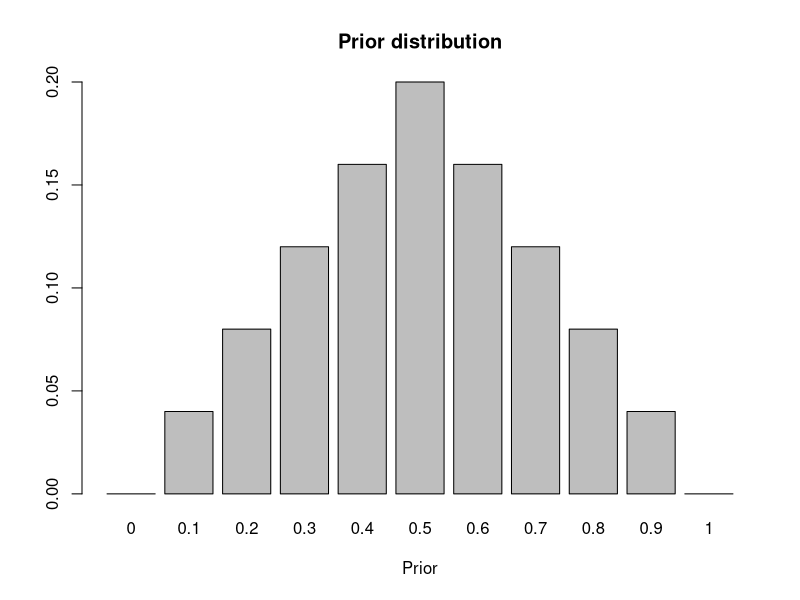

The R script that drew this image: (Note: this script raises an error after producing the figure.)
 # This exercise serves to re-enforce my understanding of the coin flip experiment
# the purpose of this is to eventually see whether the coin is biased
# or fair

# 1= head, 0 = tails

####################
# Creating the grid
###################
# create 11 thetha value from 0 to 1
# this just means we're considering 0.1(biased to tails), 0.2 ... 1.0(biased to heads)

theta = seq(0,1, length = 11)
print(theta)

# output: 0.0 0.1 0.2 0.3 0.4 0.5 0.6 0.7 0.8 0.9 1.0

####################
# Creating the prior 
###################
# here were using a triangular prior

prior_raw = pmin(theta, 1-theta)
print(prior_raw) # this not normalize yet

#                            here
# output: 0.0 0.1 0.2 0.3 0.4 0.5 0.4 0.3 0.2 0.1 0.0
# it being peak at 0.5, os have a stronger belief that the 
# coin is fair


####################
# Normalize the prior 
####################
# its just cause we want it to sum up to 1

print(sum(prior_raw)) # see this equals to 2.5

prior = prior_raw/sum(prior_raw)
print(prior)

# Plot prior
barplot(prior, main = "Prior distribution",
        xlab = "Prior",names.arg = theta)

# before normalizing
# output: 0.0 0.1 0.2 0.3 0.4 0.5 0.4 0.3 0.2 0.1 0.0

# after normalizing
# output: 0.00 0.04 0.08 0.12 0.16 0.20 0.16 0.12 0.08 0.04 0.00
print(sum(prior)) # now equals to 1


##################################
# Data
##################################
# Now we define the data, remember the whole idea
# of Bayes is that, posterior is proportionate to
# the prior times likelihood

# Here we re using 4 coin flips, in which their 3 heads 1 tail

data = c(1,1,1,0)
print(data)
n_heads = sum(data)
print(paste("Heads:", n_heads))
n_tails = length(data)-n_heads
print(paste("Tails:", n_tails))


###################################
# Calculate likelihood
##################################
# okay Iwe're using bernouli likelihood function
# for each thetha we're considering, caulcate the likelihood 

likelihood_raw = theta^n_heads * (1-theta)^n_tails
print(paste("Likelihood: ", likelihood_raw))

print(sum(likelihood)) # similar to the prior we need to normalize it

likelihood = likelihood_raw/sum(likelihood_raw)

print(sum(likelihood))

# The result shows how likely our data is for each theta value

# Plot likelihood  
barplot(likelihood, main="Likelihood Distribution",
        xlab="Prior",names.arg = theta)



###################################
# Calculate posterior
##################################

# actually i ddint have to normlaize it each step
# but it was mostly so my distirbution is corerec thts all
posterior_unnorm = prior * likelihood


print(sum(posterior_unnorm)) # need to normalize (remember multiplocation doesnt perserve nums)


posterior = posterior_unnorm / sum(posterior_unnorm)
print(sum(posterior))

# Plot posterior
barplot(posterior, main="Posterior Distribution",
        xlab="Posterior",names.arg = theta)

# get mode of thetha (which theta has highers posetrior)
mode_idx = which.max(posterior)
print(mode_idx)

mode_value = theta[mode_idx]
print(paste("Posteriro mode for ",n_heads, " heads & " ,n_tails, " tails is : ", mode_value))
